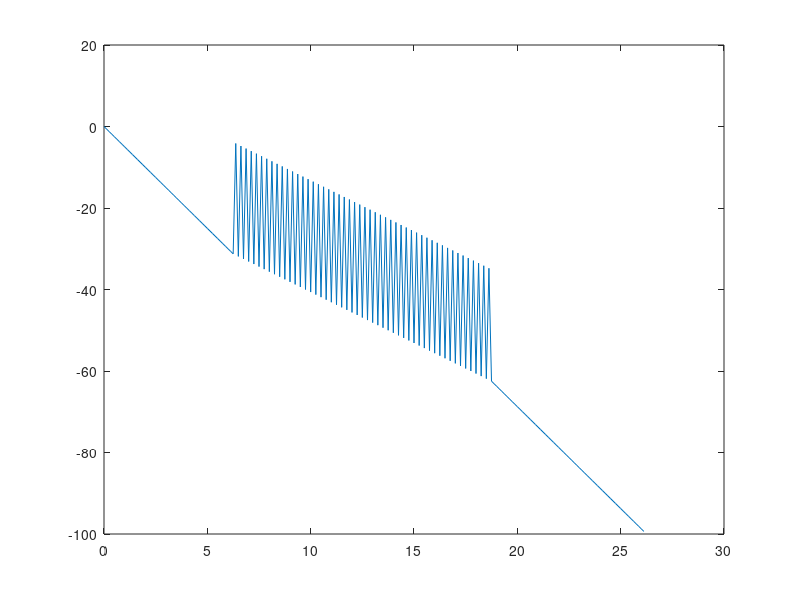

Recreate this plot in MATLAB.
clear all;
randn('state',12);    % initialize state of function for repeatability
rand('state',12);     % initialize state of function for repeatability
num_channels=1;
nlos=1;
cluster_non_overlap=0; % if clusteres are not overlap value= 1 else 0
Lam= 0.8;%   Cluster arrival rate (clusters per nsec)
lambda=1;% Ray arrival rate (rays per nsec)
Lcls=2;% number of Clusters
Gam=30;%    Cluster decay factor (time constant, nsec)
gamma=4; %Ray decay factor (time constant, nsec)
m0 = 0.69; Km = 0; sigma_m0 = 0.32; sigma_Km = 0;
sfading_mode = 0; m0_sp = NaN
sigma_cluster = 2.93;%Standard deviation of normally distributed variable for cluster energy
lambda_mode = 1 % Poison arrival process, if it is =1 then tap delayed model
fs = 8;   % 2 - 10 GHz
ts = 1/fs;  % sampling frequency
 nak_m = []; 
for k = 1:num_channels  

std_L = 1/sqrt(2*Lam);      % std dev (nsec) of cluster arrival spacing
std_lam = 1/sqrt(2*lambda); % std dev (nsec) of ray arrival spacing
h_len = 4000; 

h = zeros(h_len,1);
t = zeros(h_len,1);
tmp_h = zeros(size(h,1),1);
tmp_h2=zeros(size(h,1),1);
tmp_t = zeros(size(h,1),1);
Tc = 0;  % First cluster random arrival
t0(k) = Tc;
L=Lcls;
disp(L);  
cluster_index = zeros(1,L);
path_ix = 0;
time_id=0;
for ncluster = 1:L
      
    % Determine Ray arrivals for each cluster
    Tr = 0;  % first ray arrival defined to be time 0 relative to cluster
    actual_cluster_times(ncluster,k)=Tc;
    cluster_index(ncluster) = path_ix+1 ; % remember the cluster location
    ray_ix = 0;
    Mcluster = sigma_cluster*randn;
    Pcluster = 10*log10(exp(-1*Tc/Gam));%+Mcluster; % total cluster power
    Pcluster = 10^(Pcluster*0.1)
    Pcluster_actual(ncluster,k)=Pcluster; 
    
    while (Tr < 5*gamma),
      t_val = (Tc+Tr);  % time of arrival of this ray
      ray_ix=ray_ix+1;
      actual_ray_times(ray_ix,ncluster,k)=t_val;
      h_val = Pcluster*exp(-Tr/gamma);
      actual_ray_h(ray_ix,ncluster,k)=h_val;
      path_ix = path_ix + 1  % row index of this ray
      tmp_h(path_ix) = h_val;
      time_id=t_val/ts;
      time_id=time_id+1;
      tmp_h2(time_id) = tmp_h2(time_id)+h_val;
      tmp_t(path_ix) = t_val;
     % time_id=time_id+1;
      if lambda_mode == 0
        Tr = Tr + (std_lam*randn)^2 + (std_lam*randn)^2;
      
      elseif lambda_mode == 1
        Tr = Tr + ts
      else
        error('lambda mode is wrong!')
      end
      
       % generate log-normal distributed nakagami m-factor
      m_mu = m0 - Km*t_val;
      m_std = sigma_m0 - sigma_Km*t_val;
      nak_m = [nak_m, lognrnd(m_mu, m_std)];
      
      end
      
  
      
    
    if cluster_non_overlap==1
        while 1
            Tc = Tc + (std_L*randn)^2 + (std_L*randn)^2;
            if Tc > t_val
            break
            end
        end
    else
        while 1
            Tc_old=Tc;
            Tc = Tc + ts*50;%(std_L*randn)^2 + (std_L*randn)^2;
            Tc=ceil(Tc/ts)*ts;
            if Tc > Tc_old+4;
            break
            end
        end
    end
    
   % change m value of the first multipath to be the deterministic value
  if sfading_mode == 1
    nak_ms(cluster_index(1)) = m0_sp;
  elseif sfading_mode == 2
    nak_ms(cluster_index) = m0_sp;
  end
  
%   apply nakagami
  for path = 1:time_id
     h_val = (gamrnd(nak_m(path), tmp_h2(path)/nak_m(path))).^(1/2);
    tmp_h2(path) = h_val;
  end

  np(k) = time_id;  % number of rays (or paths) for this realization
  [sort_tmp_t,sort_ix] = sort(tmp_t(1:np(k)));    % sort in ascending time order
  t(1:np(k),k) = sort_tmp_t;
  h(1:np(k),k) = tmp_h(sort_ix(1:np(k)));
% Normalize the channel energy to 1
  
   %plot(actual_ray_times(:,ncluster),actual_ray_h(:,ncluster));hold on
    

   
end
end


h2=h;


h2(h2==0) = []; % remove zeros
time=(0:1:length(h2)-1)*ts;
t=time;

h_len=length(h2);
 % change to complex baseband channel
i = (-1)^(1/2);    % complex i
phi = rand(h_len, 1).*(2*pi);
h2 = h2 .* exp(phi .* i);
 
plot(time,10*log(abs(h2.^2)));
 
%{   

r=h2;

conv_h=zeros(2*(length(r))-1,length(r));

for i=1:length(r)
    conv_h(1:length(r),i)=r;
    conv_h(:,i)=circshift(conv_h(:,i),i-1);
end
H=conv_h;
Hm=conv_h';
H_Hm=Hm*H;

e= eig(H_Hm);
h=h2;
t=time;
for no_of_channels=1:num_channels
ray_index_array_cls_all=[];% estimated index of the cluster arrival  with different minimum time gap of the cluster arrivals
p_est_all_cls =[];% estimated power for all clusters 
h_data_all=(abs(h).^2);% calculation of actual channel power for all channels
h_data=(abs(h(:,no_of_channels)).^2);% calculation of actual channel power
min_time=3;%expected minimum time between clusters
%[h_data2]=h_data_smooth(h_data);
%h_data=h_data2;
h_data(h_data==0) = NaN; 
h_data_log=log(h_data);
min_h_data_log=min(h_data_log);
h_data_log(isnan(h_data)) = min_h_data_log; % adjusting zero power values
h_len = size(h_data,1);
% genrate measuremnent matrix
n_l=length(h_data_log); % length of the data
%L_data= length (h_data_log);%length of the channel
tr_expected=ts;% time resolution of the rays ( assume it is same as sampling rate)
min_sample= round((min_time/tr_expected),0); % minimum number of sample gap between two clusters
% select the data point which are local maximum
% assuming there is one cluster and claculate the alpha and beta (one cluster model).
h_data_mod_log=h_data_log;


Y=h_data_log;
const=1.0;
[alpha_all,beta_all,time_w,w_L2]=L2_opt(Y,tr_expected,0);
% generate the data using alpha and beta
p_est_all=zeros(n_l,1);
for i=1:length(time_w)
   p_est_all(i)= alpha_all*exp(const*beta_all*time_w(i));
end

%finding the cluster starting point (if the actual power is higher than the
%power of the one cluster model assume it is a cluster starting point

ray_index_array_final=[];
%finding the cluster starting point (if the actual power is higher than the
%power of the one cluster model assume it is a cluster starting point
ray_index=1;
num_iter=1;
while ray_index+min_sample<length(h_data)

if num_iter==1
    ray_index=1;
  
end


j=1;
ray_index_array=[];
tmp_h_pwd=[];
while ray_index<length(h_data)
    
while true && ray_index<length(h_data)
   if h_data(ray_index)> p_est_all(ray_index);
       
   break ; 
   else
   ray_index=ray_index+1;
   end
end

ray_index_array(j)=ray_index% cluster starting point
tmp_h_pwd(j)=h_data(ray_index);
%{
ray_index_array_cls_all(j,m)=ray_index;
ray_index_array_cls_channel_all(j,m,no_of_channels)=ray_index;
cluster_arrival_times(j,m,no_of_channels)= ray_index* (tr_expected);
%}
j=j+1;
ray_index=ray_index+min_sample; % shift ray index as a length of minimum cluster time gap
end

if length (ray_index_array)==1
    ray_index_array_final(num_iter+1)=ray_index_array(1);
    break
end

if num_iter==1
    ray_index_array_final(1)=ray_index_array(1);
end
% find the channel amplitude at the cluster starting points
%tmp_h_pwd=zeros(length(ray_index_array),1);
%tmp_h_pwd=h_data(ray_index_array);

%ray_index array contains the cluster starting points, based on these
%points we are finding next cluster.
y_data_temp=[];
alpha_temp=[];
beta_temp=[];
error_temp=[]
for arrayid=2:length(ray_index_array)
    % calculate the fitting error ofeach cluster compared to first cluster
    y_data_temp=h_data_log(ray_index_array(1):ray_index_array(arrayid)-1) ;
    [alpha_temp(arrayid-1),beta_temp(arrayid-1),time_w,weight_L2]=L2_opt(y_data_temp,tr_expected,0);  
    power_temp=alpha_temp(arrayid-1)*exp((beta_temp(arrayid-1).*time_w));
    error_temp(arrayid-1)=sum(weight_L2.*(y_data_temp-power_temp).^2)/length(weight_L2);
end

 [sort_error_temp, sort_error_temp_id] = sort(error_temp)   % sort 
 disp(ray_index_array);
 ray_index_array_final(num_iter+1)=ray_index_array(sort_error_temp_id(1)+1)
 num_iter=1+num_iter;
 ray_index= ray_index_array_final(num_iter)+min_sample
end


ray_index_array=[];
ray_index_array=ray_index_array_final;







for m=1:length(ray_index_array)
%calculate alpha and beta for clusters
alpha=zeros(length(m),1);
beta=zeros(length(m),1);

p_est_all_cluster=zeros(length(h_data),m);
Qc_indi=zeros(length(h_data),m);
error_cls=[];
%p_est_all_cls=zeros(length(h_data),1);
%time_w_ovp = zeros(length(h_data),length(ray_index_array));

%calculate alpha and beta for clusters
for cluster_index=1:m
     
  if  cluster_index==m % check this is the last cluster, if last cluster get data from start of the cluster to end of h_data
        Y=h_data_log(ray_index_array(cluster_index):length(h_data)) ;    
  else
  
        Y=h_data_log(ray_index_array(cluster_index):ray_index_array(cluster_index+1)-1);
  end
  [alpha(cluster_index),beta(cluster_index),time_w,w_L2]=L2_opt(Y,tr_expected,0);  
  alpha_cls_all(cluster_index,m,no_of_channels)=alpha(cluster_index);
  beta_cls_all(cluster_index,m,no_of_channels)=beta(cluster_index); 
  w(cluster_index,m)=length(w_L2);
 % calculate the power for a clusters   
    for k=1:length(time_w)
        p_est_all_cluster((k+ray_index_array(cluster_index)-1),cluster_index)= alpha(cluster_index)*exp(beta(cluster_index)*time_w(k));
        Qc_indi((k+ray_index_array(cluster_index)-1),cluster_index)= h_data(k);
        %calculate average error for this cluster#
        
       % error_cls((k+ray_index_array(cluster_index)-1),cluster_index)=w_L2(k)*(((h_data(k+ray_index_array(cluster_index)-1))-(alpha(cluster_index)*exp(beta(cluster_index)*time_w(k))))^2);
        error_cls(k,cluster_index)=w_L2(k)*(((h_data(k+ray_index_array(cluster_index)-1))-(alpha(cluster_index)*exp(beta(cluster_index)*time_w(k))))^2);
    end
    %calculate average error for this cluster#
    error_cls_sum(cluster_index,m)=sum(error_cls(:,cluster_index));
    Gc(cluster_index)=(sum(p_est_all_cluster(:,cluster_index)));
    Qc(cluster_index)=(sum(Qc_indi(:,cluster_index)));
    
end

p_est_all_cls(:,m) = sum(p_est_all_cluster,2); % getting the estimated power for all estimated clusters
p_est_all_cls_channel(:,m,no_of_channels) = sum(p_est_all_cluster,2);
p_est_all_channel(:,no_of_channels)=p_est_all; % estimated power of assuming one cluster
clearvars p_est_all_cluster;
Gc=log(Gc);
Qc=log(Qc);
Qc_mean=mean(Qc);
R(m)=1-((sum((Qc-Gc).^2))/(sum((Qc-Qc_mean).^2)))


%p_est_all_log=log(p_est_all); 
%p_est_all_cls_log=log(p_est_all_cls(:,m));
%no_of_clusters(m)=nnz(ray_index_array_cls_all(:,m)); % calculate number of clusters for all time gap values
%num_of_est_clusters(m,no_of_channels)=(nnz(ray_index_array_cls_all(:,m)))';% calculate number of clusters for all time gap values for all channels
h_data(isnan(h_data)) = 0;

min_h_data=10^-15; % filter out data less than -150 dB
RMSE_weight=ones(length(h_data),1);
for weightindex=1:length(h_data)
    if h_data(weightindex)>min_h_data;
       RMSE_weight(weightindex)=1;
    else
       RMSE_weight(weightindex)=0; 
    end
end



error=(h_data-p_est_all_cls(:,m));  % Errors
errorwwww(:,m,no_of_channels)=error;
error_squ=error.^2 ;  % Squared Error
error_squ = nonzeros(error_squ);% remove zero values of the error
errorwwww2(:,m,no_of_channels)=error_squ;
error_mean=mean(error_squ) ;  % Mean Squared Error
RMSE(m,no_of_channels) = sqrt(error_mean)  % Root Mean Squared Error

error2=RMSE_weight.*(h_data-p_est_all_cls(:,m)); 
error_squ2=error2.^2 ;  % Squared Error
error_mean2=mean(error_squ2) ;  % Mean Squared Error
RMSE2(m,no_of_channels) = sqrt(error_mean2)  % Root Mean Squared Error

%[h_data2]=h_data_smooth(h_data);
figure(11*no_of_channels*m);clf; 
plot(t, 10*log10(h_data)); grid on;hold on;
%plot(t, 10*log10(h_data2)); grid on;hold on;
plot(t,10*log10(p_est_all_cls(:,m)),'color','k','LineWidth',2);
plot(t,10*log10(p_est_all),'--','color','k','LineWidth',1);
%plot(t,10*log10(h_data2),'--','color','k','LineWidth',1);
title('POWER dB')
xlabel('Time (nS)');

hold off;

end

figure(no_of_channels);clf;
plot (RMSE(:,no_of_channels))
title('Root Mean Squared Error')
xlabel('No of clusters');
set(gca,'XTick',(1:1:m));

%arrival time error;

%{
figure(2*no_of_channels);clf;
legendCell =num_of_est_clusters(:,no_of_channels)';
legendCell = cellstr(num2str(legendCell', 'No of Estimated Clusters=%-d'));
plot (abs(error_t_diffe(:,:,no_of_channels)));
xlabel('Actual Cluster ID')
ylabel('% Delay estimation difference')
legend(legendCell)
set(gca,'fontsize',12)
%}

end
 
%}